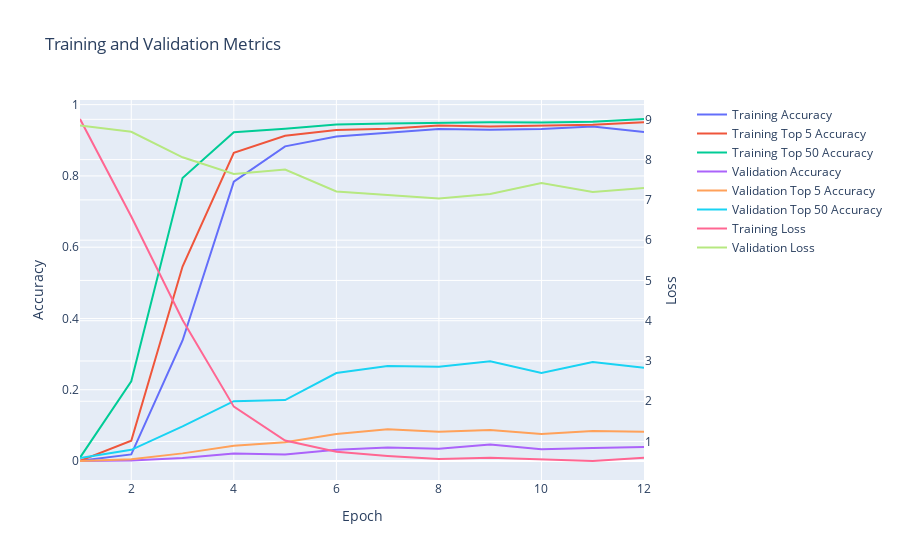

Source (notebook cell):
### Code cell
arcface_cross_entropy_model.display_training_history()

### Figure 1 — Plotly figure (JSON) as saved in the notebook; plotly's stock layout.template omitted (floating-point values rounded to 4 significant figures)
{"data": [{"mode": "lines", "name": "Training Accuracy", "type": "scatter", "x": [1, 2, 3, 4, 5, 6, 7, 8, 9, 10, 11, 12], "xaxis": "x", "y": [0.000411, 0.0185, 0.3383, 0.7838, 0.8829, 0.9104, 0.9211, 0.9318, 0.9293, 0.9318, 0.9388, 0.9231, 0.9309], "yaxis": "y"}, {"mode": "lines", "name": "Training Top 5 Accuracy", "type": "scatter", "x": [1, 2, 3, 4, 5, 6, 7, 8, 9, 10, 11, 12], "xaxis": "x", "y": [0.000411, 0.05672, 0.5458, 0.8648, 0.9125, 0.9289, 0.9326, 0.9412, 0.9388, 0.9408, 0.9433, 0.9503, 0.9441], "yaxis": "y"}, {"mode": "lines", "name": "Training Top 50 Accuracy", "type": "scatter", "x": [1, 2, 3, 4, 5, 6, 7, 8, 9, 10, 11, 12], "xaxis": "x", "y": [0.009453, 0.2236, 0.7941, 0.9223, 0.9326, 0.9441, 0.947, 0.949, 0.9503, 0.9499, 0.9519, 0.9597, 0.9519], "yaxis": "y"}, {"mode": "lines", "name": "Validation Accuracy", "type": "scatter", "x": [1, 2, 3, 4, 5, 6, 7, 8, 9, 10, 11, 12], "xaxis": "x", "y": [0.0, 0.001645, 0.008224, 0.02138, 0.01809, 0.03125, 0.03783, 0.03454, 0.04605, 0.03289, 0.03618, 0.03947, 0.02632], "yaxis": "y"}, {"mode": "lines", "name": "Validation Top 5 Accuracy", "type": "scatter", "x": [1, 2, 3, 4, 5, 6, 7, 8, 9, 10, 11, 12], "xaxis": "x", "y": [0.0, 0.004934, 0.02138, 0.04276, 0.05263, 0.07566, 0.08882, 0.08224, 0.08717, 0.07566, 0.08388, 0.08224, 0.08388], "yaxis": "y"}, {"mode": "lines", "name": "Validation Top 50 Accuracy", "type": "scatter", "x": [1, 2, 3, 4, 5, 6, 7, 8, 9, 10, 11, 12], "xaxis": "x", "y": [0.008224, 0.03125, 0.09704, 0.1678, 0.1711, 0.2467, 0.2664, 0.2648, 0.2796, 0.2467, 0.278, 0.2615, 0.2401], "yaxis": "y"}, {"mode": "lines", "name": "Training Loss", "type": "scatter", "x": [1, 2, 3, 4, 5, 6, 7, 8, 9, 10, 11, 12], "xaxis": "x", "y": [9.008, 6.587, 4.018, 1.866, 1.026, 0.7463, 0.6421, 0.5653, 0.5953, 0.5568, 0.5171, 0.5947, 0.5907], "yaxis": "y2"}, {"mode": "lines", "name": "Validation Loss", "type": "scatter", "x": [1, 2, 3, 4, 5, 6, 7, 8, 9, 10, 11, 12], "xaxis": "x", "y": [8.849, 8.69, 8.057, 7.645, 7.754, 7.207, 7.122, 7.036, 7.146, 7.418, 7.198, 7.292, 7.277], "yaxis": "y2"}], "layout": {"title": {"text": "Training and Validation Metrics"}, "xaxis": {"anchor": "y", "domain": [0.0, 0.94], "title": {"text": "Epoch"}}, "yaxis": {"anchor": "x", "domain": [0.0, 1.0], "title": {"text": "Accuracy"}}, "yaxis2": {"anchor": "x", "overlaying": "y", "side": "right", "title": {"text": "Loss"}}}}
